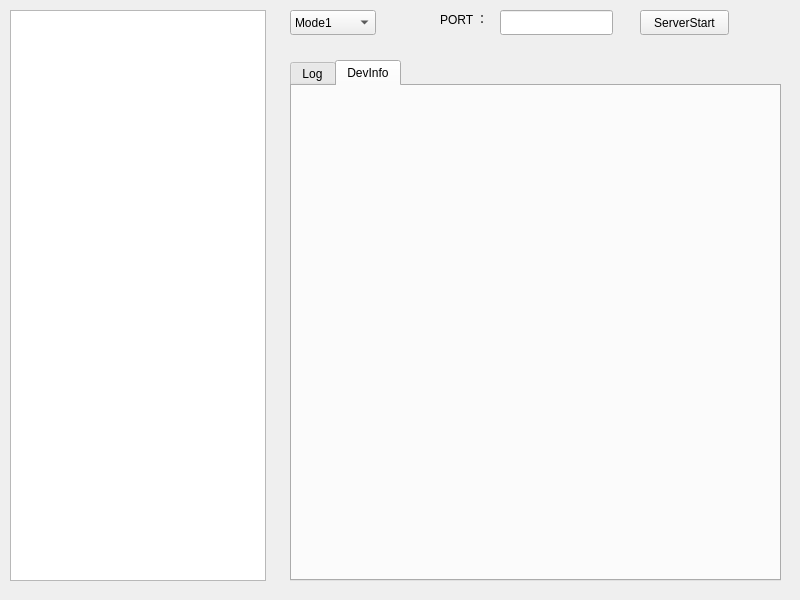
<?xml version="1.0" encoding="UTF-8"?>
<ui version="4.0">
 <class>codecServer</class>
 <widget class="QWidget" name="codecServer">
  <property name="geometry">
   <rect>
    <x>0</x>
    <y>0</y>
    <width>800</width>
    <height>600</height>
   </rect>
  </property>
  <property name="windowTitle">
   <string>codecServer</string>
  </property>
  <widget class="QTreeView" name="devTreeView">
   <property name="geometry">
    <rect>
     <x>10</x>
     <y>10</y>
     <width>256</width>
     <height>571</height>
    </rect>
   </property>
  </widget>
  <widget class="QLabel" name="portLabel">
   <property name="geometry">
    <rect>
     <x>440</x>
     <y>10</y>
     <width>67</width>
     <height>17</height>
    </rect>
   </property>
   <property name="text">
    <string>PORT ：</string>
   </property>
  </widget>
  <widget class="QLineEdit" name="PortLineEdit">
   <property name="geometry">
    <rect>
     <x>500</x>
     <y>10</y>
     <width>113</width>
     <height>25</height>
    </rect>
   </property>
  </widget>
  <widget class="QPushButton" name="serverStartButton">
   <property name="geometry">
    <rect>
     <x>640</x>
     <y>10</y>
     <width>89</width>
     <height>25</height>
    </rect>
   </property>
   <property name="text">
    <string>ServerStart</string>
   </property>
  </widget>
  <widget class="QTabWidget" name="tabWidget">
   <property name="geometry">
    <rect>
     <x>290</x>
     <y>60</y>
     <width>491</width>
     <height>521</height>
    </rect>
   </property>
   <property name="currentIndex">
    <number>1</number>
   </property>
   <widget class="QWidget" name="log">
    <attribute name="title">
     <string>Log</string>
    </attribute>
    <widget class="QTextBrowser" name="textBrowser">
     <property name="geometry">
      <rect>
       <x>0</x>
       <y>0</y>
       <width>491</width>
       <height>471</height>
      </rect>
     </property>
    </widget>
   </widget>
   <widget class="QWidget" name="devInfo">
    <attribute name="title">
     <string>DevInfo</string>
    </attribute>
   </widget>
  </widget>
  <widget class="QComboBox" name="serModeComboBox">
   <property name="geometry">
    <rect>
     <x>290</x>
     <y>10</y>
     <width>86</width>
     <height>25</height>
    </rect>
   </property>
   <item>
    <property name="text">
     <string>Mode1</string>
    </property>
   </item>
   <item>
    <property name="text">
     <string/>
    </property>
   </item>
  </widget>
 </widget>
 <resources/>
 <connections/>
</ui>
